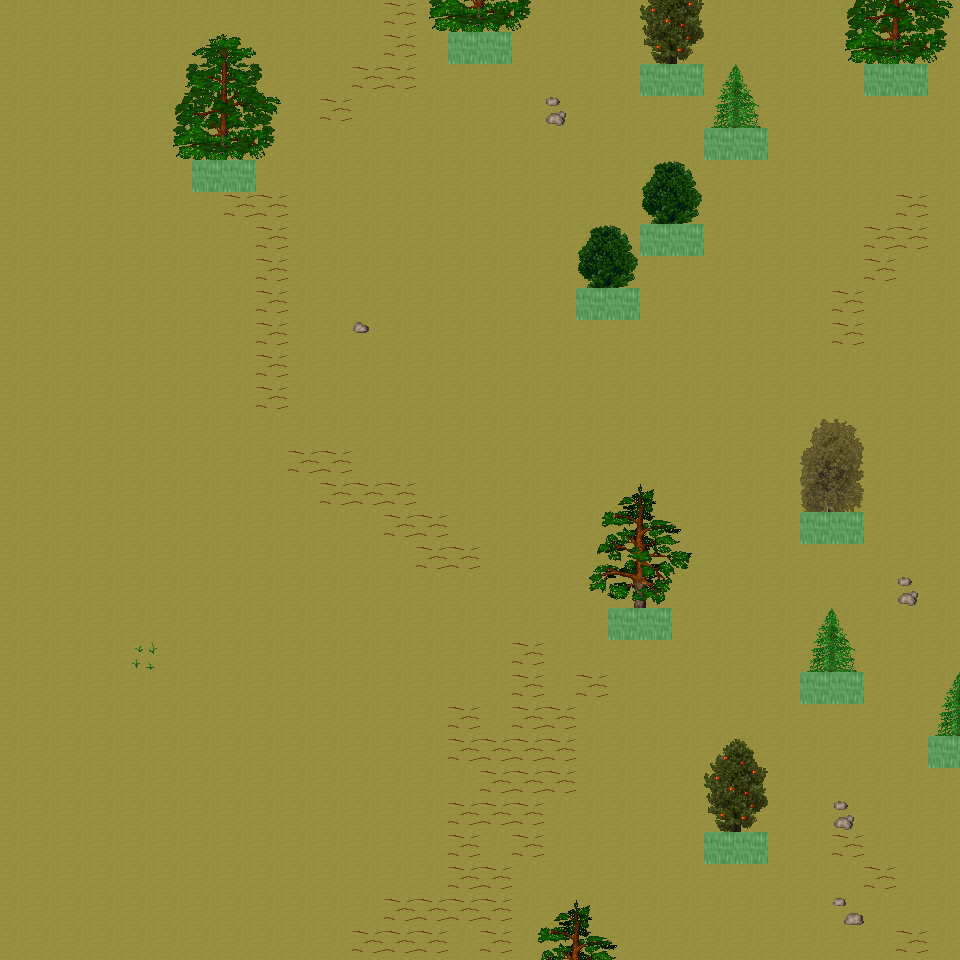

A level layout from a 2D game, rendered from its tile map. Below: a short description, then the map file with tile-grid data replaced by summaries:
An orthogonal 30x30 tile map with 32x32 px tiles, 6 tile layers (Ground, Object, Object2, Above, ...), 34 tilesets and 5 objects (5x mapExit).

<map version="1.0" orientation="orthogonal" renderorder="right-down" width="30" height="30" tilewidth="32" tileheight="32" nextobjectid="6">
  <tileset firstgid="1" name="tileset_ground_ground" tilewidth="32" tileheight="32" tilecount="33" columns="3">
    <image source="../drawable/tileset_ground_ground.png" width="96" height="352" />
  </tileset>
  <tileset firstgid="34" name="tileset_ground_rock_pebbles" tilewidth="32" tileheight="32" tilecount="3" columns="1">
    <image source="../drawable/tileset_ground_rock_pebbles.png" width="32" height="96" />
  </tileset>
  <tileset firstgid="37" name="tileset_ground_grass_edges" tilewidth="32" tileheight="32" tilecount="36" columns="12">
    <image source="../drawable/tileset_ground_grass_edges.png" width="384" height="96" />
  </tileset>
  <tileset firstgid="73" name="tileset_plant_flower_daisy_white" tilewidth="32" tileheight="32" tilecount="8" columns="2">
    <image source="../drawable/tileset_plant_flower_daisy_white.png" width="64" height="128" />
  </tileset>
  <tileset firstgid="81" name="tileset_ground_ridge_earth_dark" tilewidth="32" tileheight="32" tilecount="96" columns="12">
    <image source="../drawable/tileset_ground_ridge_earth_dark.png" width="384" height="256" />
  </tileset>
  <tileset firstgid="177" name="tileset_plant_grasses" tilewidth="32" tileheight="32" tilecount="6" columns="3">
    <image source="../drawable/tileset_plant_grasses.png" width="96" height="64" />
  </tileset>
  <tileset firstgid="183" name="tileset_ground_earth_edges" tilewidth="32" tileheight="32" tilecount="18" columns="6">
    <image source="../drawable/tileset_ground_earth_edges.png" width="192" height="96" />
  </tileset>
  <tileset firstgid="201" name="tileset_item_statue_green_stone_3" tilewidth="32" tileheight="32" tilecount="3" columns="1">
    <image source="../drawable/tileset_item_statue_green_stone_3.png" width="32" height="96" />
  </tileset>
  <tileset firstgid="204" name="tileset_ground_rock_rocks_2" tilewidth="32" tileheight="32" tilecount="4" columns="2">
    <image source="../drawable/tileset_ground_rock_rocks_2.png" width="64" height="64" />
  </tileset>
  <tileset firstgid="208" name="tileset_item_corpse_huge_animal" tilewidth="32" tileheight="32" tilecount="16" columns="2">
    <image source="../drawable/tileset_item_corpse_huge_animal.png" width="64" height="256" />
  </tileset>
  <tileset firstgid="224" name="tileset_item_statue_green_stone" tilewidth="32" tileheight="32" tilecount="12" columns="4">
    <image source="../drawable/tileset_item_statue_green_stone.png" width="128" height="96" />
  </tileset>
  <tileset firstgid="236" name="tileset_logic_creature_animal" tilewidth="32" tileheight="32" tilecount="32" columns="8">
    <image source="../drawable/tileset_logic_creature_animal.png" width="256" height="128" />
  </tileset>
  <tileset firstgid="268" name="tileset_logic_collision" tilewidth="32" tileheight="32" tilecount="1" columns="1">
    <image source="../drawable/tileset_logic_collision.png" width="32" height="32" />
  </tileset>
  <tileset firstgid="269" name="tileset_plant_tree_taller_trees" tilewidth="32" tileheight="32" tilecount="32" columns="8">
    <image source="../drawable/tileset_plant_tree_taller_trees.png" width="256" height="128" />
  </tileset>
  <tileset firstgid="301" name="tileset_plant_tree_spruce" tilewidth="32" tileheight="32" tilecount="6" columns="2">
    <image source="../drawable/tileset_plant_tree_spruce.png" width="64" height="96" />
  </tileset>
  <tileset firstgid="307" name="tileset_plant_bush_bush_mult_colored" tilewidth="32" tileheight="32" tilecount="6" columns="3">
    <image source="../drawable/tileset_plant_bush_bush_mult_colored.png" width="96" height="64" />
  </tileset>
  <tileset firstgid="313" name="tileset_plant_bush_bush_pinks" tilewidth="32" tileheight="32" tilecount="4" columns="2">
    <image source="../drawable/tileset_plant_bush_bush_pinks.png" width="64" height="64" />
  </tileset>
  <tileset firstgid="317" name="tileset_plant_flower_flower_bed_1" tilewidth="32" tileheight="32" tilecount="35" columns="7">
    <image source="../drawable/tileset_plant_flower_flower_bed_1.png" width="224" height="160" />
  </tileset>
  <tileset firstgid="352" name="tileset_plant_flower_small_flower_bed" tilewidth="32" tileheight="32" tilecount="12" columns="3">
    <image source="../drawable/tileset_plant_flower_small_flower_bed.png" width="96" height="128" />
  </tileset>
  <tileset firstgid="364" name="tileset_plant_flower_small_flower_bed_2" tilewidth="32" tileheight="32" tilecount="12" columns="3">
    <image source="../drawable/tileset_plant_flower_small_flower_bed_2.png" width="96" height="128" />
  </tileset>
  <tileset firstgid="376" name="tileset_furniture_chair_bench_wooden" tilewidth="32" tileheight="32" tilecount="8" columns="2">
    <image source="../drawable/tileset_furniture_chair_bench_wooden.png" width="64" height="128" />
  </tileset>
  <tileset firstgid="384" name="tileset_building_decoration_pool" tilewidth="32" tileheight="32" tilecount="9" columns="3">
    <image source="../drawable/tileset_building_decoration_pool.png" width="96" height="96" />
  </tileset>
  <tileset firstgid="393" name="tileset_building_decoration_stone_details" tilewidth="32" tileheight="32" tilecount="4" columns="2">
    <image source="../drawable/tileset_building_decoration_stone_details.png" width="64" height="64" />
  </tileset>
  <tileset firstgid="397" name="tileset_building_decoration_orbpedestal" tilewidth="32" tileheight="32" tilecount="2" columns="1">
    <image source="../drawable/tileset_building_decoration_orbpedestal.png" width="32" height="64" />
  </tileset>
  <tileset firstgid="399" name="tileset_object_birds" tilewidth="32" tileheight="32" tilecount="4" columns="2">
    <image source="../drawable/tileset_object_birds.png" width="64" height="64" />
  </tileset>
  <tileset firstgid="403" name="tileset_building_gazebo" tilewidth="32" tileheight="32" tilecount="21" columns="3">
    <image source="../drawable/tileset_building_gazebo.png" width="96" height="224" />
  </tileset>
  <tileset firstgid="424" name="tileset_ground_green_paving" tilewidth="32" tileheight="32" tilecount="18" columns="3">
    <image source="../drawable/tileset_ground_green_paving.png" width="96" height="192" />
  </tileset>
  <tileset firstgid="442" name="tileset_plant_tree_pine_tree" tilewidth="32" tileheight="32" tilecount="20" columns="4">
    <image source="../drawable/tileset_plant_tree_pine_tree.png" width="128" height="160" />
  </tileset>
  <tileset firstgid="462" name="tileset_plant_tree_pine_tree_1" tilewidth="32" tileheight="32" tilecount="20" columns="4">
    <image source="../drawable/tileset_plant_tree_pine_tree_1.png" width="128" height="160" />
  </tileset>
  <tileset firstgid="482" name="tileset_plant_tree_cherry_blossom_tree" tilewidth="32" tileheight="32" tilecount="9" columns="3">
    <image source="../drawable/tileset_plant_tree_cherry_blossom_tree.png" width="96" height="96" />
  </tileset>
  <tileset firstgid="491" name="tileset_logic_item_fruits" tilewidth="32" tileheight="32" tilecount="10" columns="10">
    <image source="../drawable/tileset_logic_item_fruits.png" width="256" height="64" />
  </tileset>
  <tileset firstgid="501" name="tileset_plant_bushes_and_trees" tilewidth="32" tileheight="32" tilecount="144" columns="16">
    <image source="../drawable/tileset_plant_bushes_and_trees.png" width="512" height="289" />
  </tileset>
  <tileset firstgid="645" name="tileset_plant_bush_leafy" tilewidth="32" tileheight="32" tilecount="48" columns="8">
    <image source="../drawable/tileset_plant_bush_leafy.png" width="256" height="192" />
  </tileset>
  <tileset firstgid="693" name="tileset_plant_bush_flowering" tilewidth="32" tileheight="32" tilecount="72" columns="8">
    <image source="../drawable/tileset_plant_bush_flowering.png" width="256" height="288" />
  </tileset>
  <layer name="Ground" width="30" height="30">
    <data>[900 cells, 900 non-empty, 1 distinct tile ids]</data>
  </layer>
  <layer name="Object" width="30" height="30">
    <data>[900 cells, 88 non-empty, 18 distinct tile ids]</data>
  </layer>
  <layer name="Object2" width="30" height="30">
    <data>[900 cells, 0 non-empty, 0 distinct tile ids]</data>
  </layer>
  <layer name="Above" width="30" height="30">
    <data>[900 cells, 85 non-empty, 51 distinct tile ids]</data>
  </layer>
  <layer name="Above2" width="30" height="30">
    <data>[900 cells, 0 non-empty, 0 distinct tile ids]</data>
  </layer>
  <layer name="Walkable" width="30" height="30">
    <data>[900 cells, 23 non-empty, 1 distinct tile ids]</data>
  </layer>
  <objectgroup name="MapEvents">
    <object id="1" name="north" type="mapExit" x="0" y="0" width="960" height="32">
      <properties>
        <property name="map" value="level_0_x70_y44" />
        <property name="x" value="0" />
        <property name="y" value="28" />
      </properties>
    </object>
    <object id="2" name="south" type="mapExit" x="0" y="928" width="960" height="32">
      <properties>
        <property name="map" value="level_0_x70_y46" />
        <property name="x" value="0" />
        <property name="y" value="1" />
      </properties>
    </object>
    <object id="3" name="west" type="mapExit" x="0" y="0" width="32" height="960">
      <properties>
        <property name="map" value="level_0_x69_y45" />
        <property name="x" value="28" />
        <property name="y" value="0" />
      </properties>
    </object>
    <object id="4" name="east" type="mapExit" x="928" y="0" width="32" height="736">
      <properties>
        <property name="map" value="level_0_x71_y45" />
        <property name="x" value="1" />
        <property name="y" value="0" />
      </properties>
    </object>
    <object id="5" name="east2" type="mapExit" x="928" y="768" width="32" height="192">
      <properties>
        <property name="map" value="level_0_x71_y45" />
        <property name="x" value="1" />
        <property name="y" value="24" />
      </properties>
    </object>
  </objectgroup>
</map>
